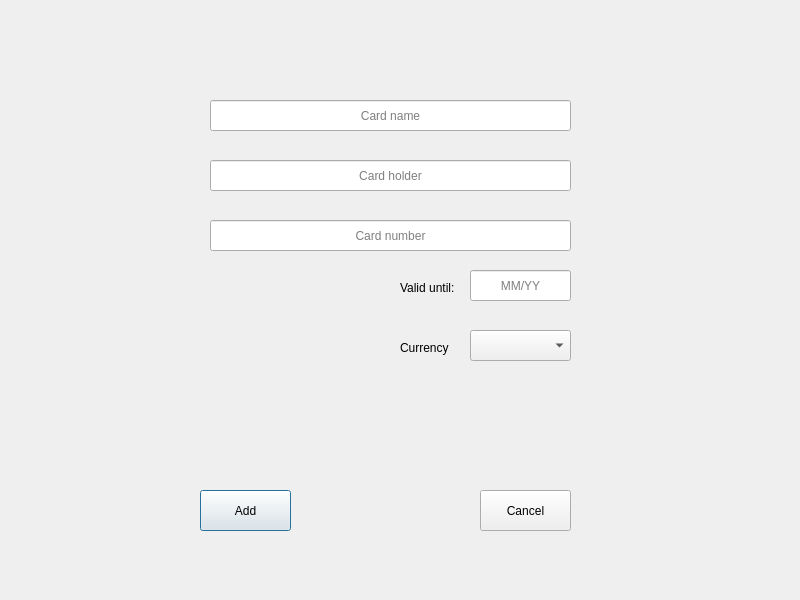
<?xml version="1.0" encoding="UTF-8"?>
<ui version="4.0">
 <class>Dialog</class>
 <widget class="QDialog" name="Dialog">
  <property name="geometry">
   <rect>
    <x>0</x>
    <y>0</y>
    <width>800</width>
    <height>600</height>
   </rect>
  </property>
  <property name="windowTitle">
   <string>Dialog</string>
  </property>
  <widget class="QLineEdit" name="cardNameLineEdit">
   <property name="geometry">
    <rect>
     <x>210</x>
     <y>100</y>
     <width>361</width>
     <height>31</height>
    </rect>
   </property>
   <property name="alignment">
    <set>Qt::AlignCenter</set>
   </property>
   <property name="placeholderText">
    <string>Card name</string>
   </property>
  </widget>
  <widget class="QLineEdit" name="cardHolderLineEdit">
   <property name="geometry">
    <rect>
     <x>210</x>
     <y>160</y>
     <width>361</width>
     <height>31</height>
    </rect>
   </property>
   <property name="text">
    <string/>
   </property>
   <property name="alignment">
    <set>Qt::AlignCenter</set>
   </property>
   <property name="placeholderText">
    <string>Card holder</string>
   </property>
  </widget>
  <widget class="QLineEdit" name="cardNumberLineEdit">
   <property name="geometry">
    <rect>
     <x>210</x>
     <y>220</y>
     <width>361</width>
     <height>31</height>
    </rect>
   </property>
   <property name="text">
    <string/>
   </property>
   <property name="alignment">
    <set>Qt::AlignCenter</set>
   </property>
   <property name="placeholderText">
    <string>Card number</string>
   </property>
  </widget>
  <widget class="QLineEdit" name="validUntilLineEdit">
   <property name="geometry">
    <rect>
     <x>470</x>
     <y>270</y>
     <width>101</width>
     <height>31</height>
    </rect>
   </property>
   <property name="text">
    <string/>
   </property>
   <property name="alignment">
    <set>Qt::AlignCenter</set>
   </property>
   <property name="placeholderText">
    <string>MM/YY</string>
   </property>
  </widget>
  <widget class="QLabel" name="validUntilLabel">
   <property name="geometry">
    <rect>
     <x>400</x>
     <y>280</y>
     <width>61</width>
     <height>16</height>
    </rect>
   </property>
   <property name="text">
    <string>Valid until:</string>
   </property>
  </widget>
  <widget class="QComboBox" name="isoCurrencyCombox">
   <property name="geometry">
    <rect>
     <x>470</x>
     <y>330</y>
     <width>101</width>
     <height>31</height>
    </rect>
   </property>
  </widget>
  <widget class="QLabel" name="currencyLabel">
   <property name="geometry">
    <rect>
     <x>400</x>
     <y>340</y>
     <width>61</width>
     <height>16</height>
    </rect>
   </property>
   <property name="text">
    <string>Currency</string>
   </property>
  </widget>
  <widget class="QPushButton" name="addNewCardPushButton">
   <property name="geometry">
    <rect>
     <x>200</x>
     <y>490</y>
     <width>91</width>
     <height>41</height>
    </rect>
   </property>
   <property name="text">
    <string>Add</string>
   </property>
  </widget>
  <widget class="QPushButton" name="cancelAddCardPushButton">
   <property name="geometry">
    <rect>
     <x>480</x>
     <y>490</y>
     <width>91</width>
     <height>41</height>
    </rect>
   </property>
   <property name="text">
    <string>Cancel</string>
   </property>
  </widget>
 </widget>
 <resources/>
 <connections>
  <connection>
   <sender>cancelAddCardPushButton</sender>
   <signal>clicked()</signal>
   <receiver>Dialog</receiver>
   <slot>reject()</slot>
   <hints>
    <hint type="sourcelabel">
     <x>369</x>
     <y>253</y>
    </hint>
    <hint type="destinationlabel">
     <x>179</x>
     <y>282</y>
    </hint>
   </hints>
  </connection>
  <connection>
   <sender>addNewCardPushButton</sender>
   <signal>clicked()</signal>
   <receiver>Dialog</receiver>
   <slot>accept()</slot>
   <hints>
    <hint type="sourcelabel">
     <x>278</x>
     <y>253</y>
    </hint>
    <hint type="destinationlabel">
     <x>96</x>
     <y>254</y>
    </hint>
   </hints>
  </connection>
 </connections>
</ui>
